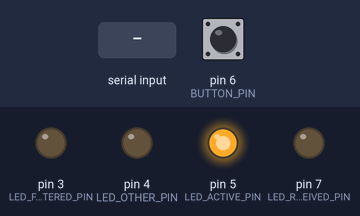
Simulated run of this sketch. Board: Arduino Leonardo, built with avr-gcc and run on an emulated ATmega32U4. Parts: output pins drawn as LEDs (lit = HIGH). Inputs (shaded band) come from the test bench; at power-on: pin 6 (BUTTON_PIN) HIGH.

Above: at 1.2 s.
1.3 s: pin 6 (BUTTON_PIN) pulled LOW for 0.15 s
At 2.4 s:
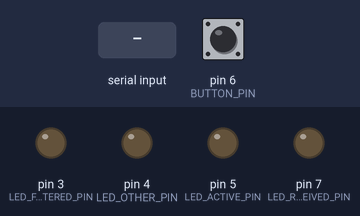
2.9 s: "1" received over the second serial link
At 4.2 s:
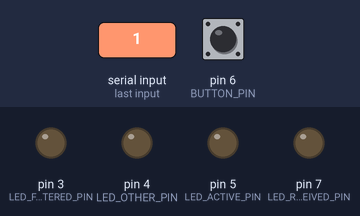
4.5 s: pin 6 (BUTTON_PIN) pulled LOW for 1 s
At 4.8 s:
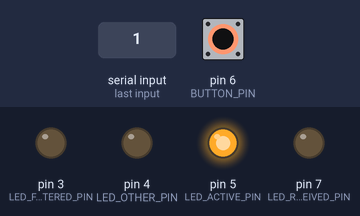
7.0 s: "0" received over the second serial link
At 7.4 s:
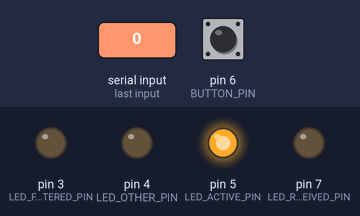
8.6 s: pin 6 (BUTTON_PIN) pulled LOW for 3.2 s
At 9.2 s:
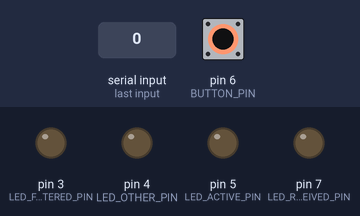
Timing chart, 0 to 11.6 s (numbered marks = the images above; inputs shaded):
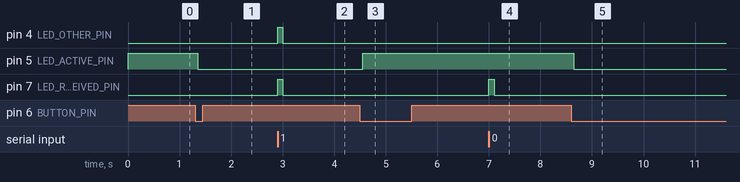

Measured:
- after the input at 1.3 s, pin 5 (LED_ACTIVE_PIN): HIGH → LOW after 0.05 s
- after the input at 2.9 s, pin 4 (LED_OTHER_PIN), pin 7 (LED_RECEIVED_PIN): LOW → HIGH at once, → LOW 0.10 s later
- after the input at 4.5 s, pin 5 (LED_ACTIVE_PIN): LOW → HIGH after 0.05 s
- after the input at 7.0 s, pin 7 (LED_RECEIVED_PIN): LOW → HIGH at once, → LOW 0.10 s later
- after the input at 8.6 s, pin 5 (LED_ACTIVE_PIN): HIGH → LOW after 0.05 s

The sketch:

midi_filter.ino
```cpp
// Arduino Leonardo MIDI filter

// Filters sequencer related MIDI messages (clock, start, stop, etc.) out from other messages.
// Four LEDs indicate input and output data and filter activity, which can be disabled by button.

byte midi_start = 0xfa;
byte midi_stop = 0xfc;
byte midi_clock = 0xf8;
byte midi_continue = 0xfb;

const int LED_RECEIVED_PIN = 7;
const int LED_FILTERED_PIN = 3;
const int LED_OTHER_PIN = 4;
const int LED_ACTIVE_PIN = 5;
const int BUTTON_PIN = 6;

unsigned long lastReceived = 0;
unsigned long lastFiltered = 0;
unsigned long lastOther = 0;
unsigned long lastDebounceTime = 0;

const unsigned long debounceDelay = 50;
const unsigned long ledTime = 100;

int buttonState;
int lastButtonState = LOW;
int filterActive = 1;

void setup() {
  pinMode(LED_RECEIVED_PIN, OUTPUT);
  pinMode(LED_FILTERED_PIN, OUTPUT);
  pinMode(LED_OTHER_PIN, OUTPUT);
  pinMode(LED_ACTIVE_PIN, OUTPUT);
  pinMode(BUTTON_PIN, INPUT_PULLUP);

  digitalWrite(LED_RECEIVED_PIN, LOW);
  digitalWrite(LED_FILTERED_PIN, LOW);
  digitalWrite(LED_OTHER_PIN, LOW);
  digitalWrite(LED_ACTIVE_PIN, filterActive);

  digitalWrite(LED_ACTIVE_PIN, filterActive);

  // debugging
  Serial.begin(9600);

  // MIDI
  Serial1.begin(31250);
}

void loop() {
  byte data;

  unsigned long now = millis();

  if(Serial1.available() > 0) {
    data = Serial1.read();

    // we have received some MIDI data - turn on indicating LED
    digitalWrite(LED_RECEIVED_PIN, HIGH);
    lastReceived = now;

    // filter sequencing data
    if (data == midi_start || data == midi_stop || data == midi_continue || data == midi_clock) {
      // send filtered data to MIDI output
      Serial1.write(data);

      // turn on LED indicating filtered data
      digitalWrite(LED_FILTERED_PIN, HIGH);
      lastFiltered = now;
    } else if (!filterActive) {
      // if filter function is disabled, send other MIDI data to output
      Serial1.write(data);

      // turn on LED indicating other MIDI data
      digitalWrite(LED_OTHER_PIN, HIGH);
      lastOther = now;
    }
  }

  // turn off LEDs after some time
  if (now - lastReceived > ledTime) {
    digitalWrite(LED_RECEIVED_PIN, LOW);
  }

  if (now - lastFiltered > ledTime) {
    digitalWrite(LED_FILTERED_PIN, LOW);
  }

  if (now - lastOther > ledTime) {
    digitalWrite(LED_OTHER_PIN, LOW);
  }

  // debounce button
  int currentButtonState = digitalRead(BUTTON_PIN);
  if (currentButtonState != lastButtonState) {
    lastButtonState = currentButtonState;
    lastDebounceTime = now;
  }

  if ((now - lastDebounceTime) > debounceDelay) {
    if (currentButtonState != buttonState) {
      buttonState = currentButtonState;

      // button is pressed -- toggle active flag
      if (buttonState == LOW) {
        filterActive = !filterActive;
        digitalWrite(LED_ACTIVE_PIN, filterActive);
      }
    }
  }
}
```
